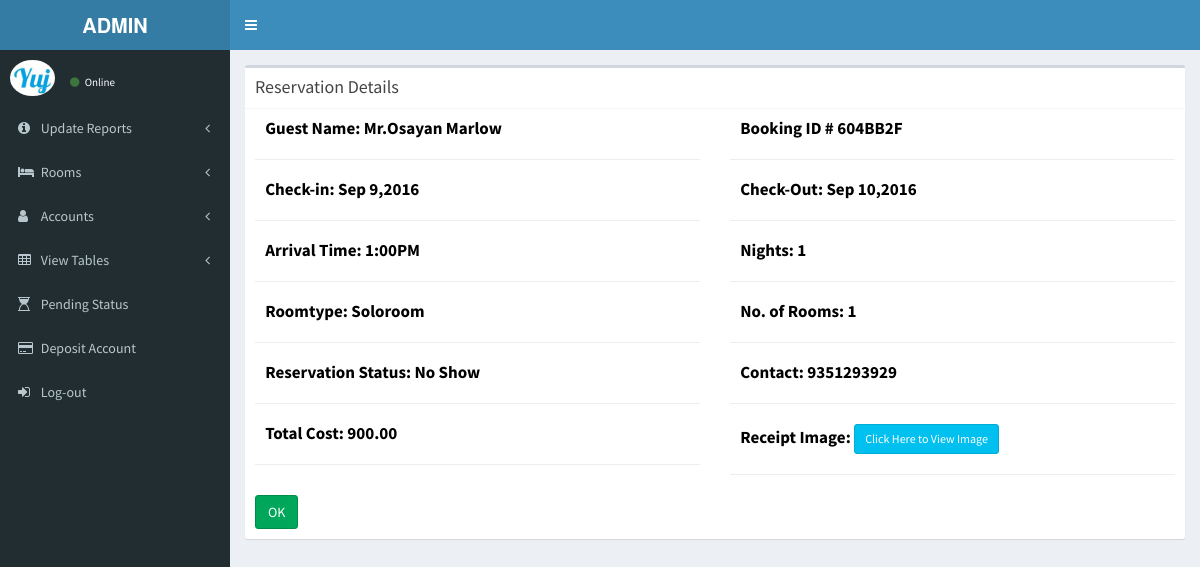
Screenshot of /Admin/viewreservation.php?addguest_id=691 with the database file from the repository.
### tables this page shows
CREATE TABLE `tbl_addguest` (
  `addguest_id` int(30) NOT NULL,
  `rcode` varchar(255) NOT NULL,
  `checkin` varchar(255) DEFAULT NULL,
  `checkout` varchar(255) DEFAULT NULL,
  `nights` varchar(11) NOT NULL,
  `arrivaltime` varchar(30) NOT NULL,
  `roomtype` varchar(255) NOT NULL,
  `roomrates` varchar(255) NOT NULL,
  `numberofrooms` varchar(11) NOT NULL,
  `salutation` varchar(255) NOT NULL,
  `firstname` varchar(30) NOT NULL,
  `lastname` varchar(30) NOT NULL,
  `modeofpayment` varchar(255) NOT NULL,
  `guestType` varchar(255) NOT NULL,
  `address` varchar(255) NOT NULL,
  `emailaddress` varchar(30) NOT NULL,
  `contact` bigint(30) NOT NULL,
  `request` varchar(255) NOT NULL,
  `status` varchar(255) NOT NULL,
  `discount` varchar(255) NOT NULL,
  `subTotal` int(255) NOT NULL,
  `totalcost` int(255) NOT NULL,
  `reservation_date` varchar(255) NOT NULL,
  `expiry_date` varchar(255) NOT NULL,
  `reservation_time` varchar(255) NOT NULL,
  `image` varchar(255) NOT NULL
);

### Admin/viewreservation.php (the view, shortened to what this page needs)
<!DOCTYPE html>
<html>
<head>
  <link rel="stylesheet" href="bootstrap/css/bootstrap.min.css">
  <link rel="stylesheet" href="https://maxcdn.bootstrapcdn.com/font-awesome/4.4.0/css/font-awesome.min.css">
  <link rel="stylesheet" href="https://code.ionicframework.com/ionicons/2.0.1/css/ionicons.min.css">
  <link rel="stylesheet" href="dist/css/AdminLTE.min.css">
  <link rel="stylesheet" href="dist/css/skins/_all-skins.min.css">
  <link rel="stylesheet" href="plugins/iCheck/flat/blue.css">
  <link rel="stylesheet" href="plugins/morris/morris.css">
  <link rel="stylesheet" href="plugins/jvectormap/jquery-jvectormap-1.2.2.css">
  <link rel="stylesheet" href="plugins/datepicker/datepicker3.css">
  <link rel="stylesheet" href="plugins/daterangepicker/daterangepicker-bs3.css">
  <link rel="stylesheet" href="plugins/bootstrap-wysihtml5/bootstrap3-wysihtml5.min.css">
</head>
<body class="hold-transition skin-blue sidebar-mini">
<div class="wrapper">
  <header class="main-header">
     <a href="dailysale.php" class="logo">
      <span class="logo-lg"><b>ADMIN</b></span>
    </a>
    <nav class="navbar navbar-static-top" role="navigation">
      <a href="#" class="sidebar-toggle" data-toggle="offcanvas" role="button">
      </a>
    </nav>
  </header>
  <aside class="main-sidebar">
    <section class="sidebar">
      <div class="user-panel">
       <div class="pull-left image">
          <img src="dist/img/user2-160x160.jpg" class="img-circle" alt="User Image">
        </div>
        <div class="pull-left info">
		   <a href="#"><i class="fa fa-circle text-success"></i> Online</a>
        </div>
      </div>
  <ul class="sidebar-menu">
	    <li class="treeview">
          <a href=""><i class="fa fa-info-circle"></i> <span>Update Reports</span><i class="fa fa-angle-left pull-right"></i></a>
        </li>
		<li class="treeview">
          <a href=""><i class="fa fa-bed"></i> <span>Rooms</span><i class="fa fa-angle-left pull-right"></i></a>
        </li>
		<li class="treeview">
          <a href=""><i class="fa fa-user"></i> <span>Accounts</span><i class="fa fa-angle-left pull-right"></i></a>
        </li>
<li class="treeview">
          <a href=""><i class="fa fa-table"></i> <span>View Tables</span><i class="fa fa-angle-left pull-right"></i></a>
        </li>
<li><a href="pendingreservation.php"><i class="fa fa-hourglass-1"></i> <span>Pending Status</span></a></li>
		<li><a href="depositaccount.php"><i class="fa fa-credit-card"></i> <span>Deposit Account</span></a></li>
        <li><a href="logout.php"><i class="fa fa-sign-in"></i> <span>Log-out</span></a></li>
  </ul>
    </section>
  </aside>
   <div class="content-wrapper">
	       <section class="content">
            <div class="box box-default">
        <div class="box-header with-border">
          <h3 class="box-title">Reservation Details</h3>
        </div>
        <div class="box-body">
          <div class="row">
            <div class="col-md-6">
              <div class="form-group">
			  <?php
			  $id = $_GET['addguest_id'];
			  $getLinks = "SELECT * FROM tbl_addguest where addguest_id=".$id."";
				$result = mysql_query($getLinks);
				while($rs=mysql_fetch_array($result)) {
					$guestname = $rs['salutation'].$rs['lastname']." ".$rs['firstname'];
                echo '<label class="label">Guest Name: '.$guestname.'</label>';
				}
				 ?>
              </div>
			  <hr>
              <div class="form-group">
                 <?php
			  $id = $_GET['addguest_id'];
			  $getLinks = "SELECT * FROM tbl_addguest where addguest_id=".$id."";
				$result = mysql_query($getLinks);
				while($rs=mysql_fetch_array($result)) {
					$checkin = $rs['checkin'];
					$checkout = $rs['checkout'];
					$rooms = $rs['roomtype'];
					$numberofrooms = $rs['numberofrooms'];
					?>
                <label class="label">Check-in: <?php echo date_format(date_create($checkin),"M j,Y");?></label>
                 <?php
				}
				 ?>
              </div>
			  <hr>
			   <div class="form-group">
                 <?php
			  $id = $_GET['addguest_id'];
			  $getLinks = "SELECT * FROM tbl_addguest where addguest_id=".$id."";
				$result = mysql_query($getLinks);
				while($rs=mysql_fetch_array($result)) {
                echo '<label class="label">Arrival Time: '.$rs['arrivaltime'].'</label>';
				}
				 ?>
              </div>
			  <hr>
			   <div class="form-group">
                 <?php
			  $id = $_GET['addguest_id'];
			  $getLinks = "SELECT * FROM tbl_addguest where addguest_id=".$id."";
				$result = mysql_query($getLinks);
				while($rs=mysql_fetch_array($result)) {
					?>
                <label class="label">Roomtype: <?php echo preg_replace('/ /', ' and ', trim($rooms));?></label>
				<?php
				}
				 ?>
              </div>
			  <hr>
			   <div class="form-group">
                 <?php
			  $id = $_GET['addguest_id'];
			  $getLinks = "SELECT * FROM tbl_addguest where addguest_id=".$id."";
				$result = mysql_query($getLinks);
				while($rs=mysql_fetch_array($result)) {
                echo '<label class="label">Reservation Status: '.$rs['status'].'</label>';
				}
				 ?>
				 <hr>
              </div>
			   <div class="form-group">
                 <?php
			  $id = $_GET['addguest_id'];
			  $getLinks = "SELECT * FROM tbl_addguest where addguest_id=".$id."";
				$result = mysql_query($getLinks);
				while($rs=mysql_fetch_array($result)) {
					$totalcost = $rs['totalcost'];
					$totalcost = number_format($totalcost,2);
                echo '<label class="label">Total Cost: '.$totalcost.'</label>';
				}
				 ?>
<hr>				 </div>
            </div>
            <div class="col-md-6">
              <div class="form-group">
                 <?php
			  $id = $_GET['addguest_id'];
			  $getLinks = "SELECT * FROM tbl_addguest where addguest_id=".$id."";
				$result = mysql_query($getLinks);
				while($rs=mysql_fetch_array($result)) {
                echo '<label class="label">Booking ID # '.$rs['rcode'].'</label>';
				}
				 ?>
				 <hr>
              </div>
              <div class="form-group">
                 <?php
			  $id = $_GET['addguest_id'];
			  $getLinks = "SELECT * FROM tbl_addguest where addguest_id=".$id."";
				$result = mysql_query($getLinks);
				while($rs=mysql_fetch_array($result)) {
                ?>
                <label class="label">Check-Out: <?php echo date_format(date_create($checkout),"M j,Y");?></label>
                 <?php
				}
				 ?>
				 <hr>
              </div>
			   <div class="form-group">
                 <?php
			  $id = $_GET['addguest_id'];
			  $getLinks = "SELECT * FROM tbl_addguest where addguest_id=".$id."";
				$result = mysql_query($getLinks);
				while($rs=mysql_fetch_array($result)) {
                echo '<label class="label">Nights: '.$rs['nights'].'</label>';
				}
				 ?>
				 <hr>
              </div>
			  <div class="form-group">
                 <?php
					 $try = (explode(" ",$numberofrooms));
				$roomcount = array_sum($try);
               	?>
                <label class="label">No. of Rooms: <?php echo preg_replace('/ /', ' and ', trim($roomcount));?></label>
				 </div>
				 <hr>
				  <div class="form-group">
                 <?php
			  $id = $_GET['addguest_id'];
			  $getLinks = "SELECT * FROM tbl_addguest where addguest_id=".$id."";
				$result = mysql_query($getLinks);
				while($rs=mysql_fetch_array($result)) {
                echo '<label class="label">Contact: '.$rs['contact'].'</label>';
				}
				 ?>
				 <hr>
              </div>
			  	  <div class="form-group">
                 <?php
			  $id = $_GET['addguest_id'];
			  $getLinks = "SELECT * FROM tbl_addguest where addguest_id=".$id."";
				$result = mysql_query($getLinks);
				while($rs=mysql_fetch_array($result)) {
					$receipt = $rs['image'];
						if ($receipt == !null)
						{
					echo "<label class='label'>Receipt Image: <button type='button' class='btn btn-info btn-sm'	data-toggle='modal' data-target='#myModal'>Click Here to View Image</button></label>";
						}
						else {
							echo "<label class='label'>Receipt Image:</label>No Receipt Uploaded";
						}
				}
				 ?>
				 <hr>
              </div>
              </div>
            </div>
			   <a href="onlinereservation.php"><input type="submit" name="update" value="OK" class="btn btn-success btn-large"></a>
          </div>
        </div>
      </div>
      </div>
</body>
</html>

### Admin/viewreservation.php (style rules this page uses)
label.label { color:black; font-size:17px; }

### rows the page displays
tbl_addguest: guestname "Mr.Osayan Marlow", checkin "Sep 9,2016", arrivaltime "1:00PM", roomtype "Soloroom", status "No Show", totalcost "900.00", rcode "604BB2F", checkout "Sep 10,2016", nights "1", numberofrooms "1", contact "9351293929", shows "Receipt Image:", image "Click Here to View Image"
